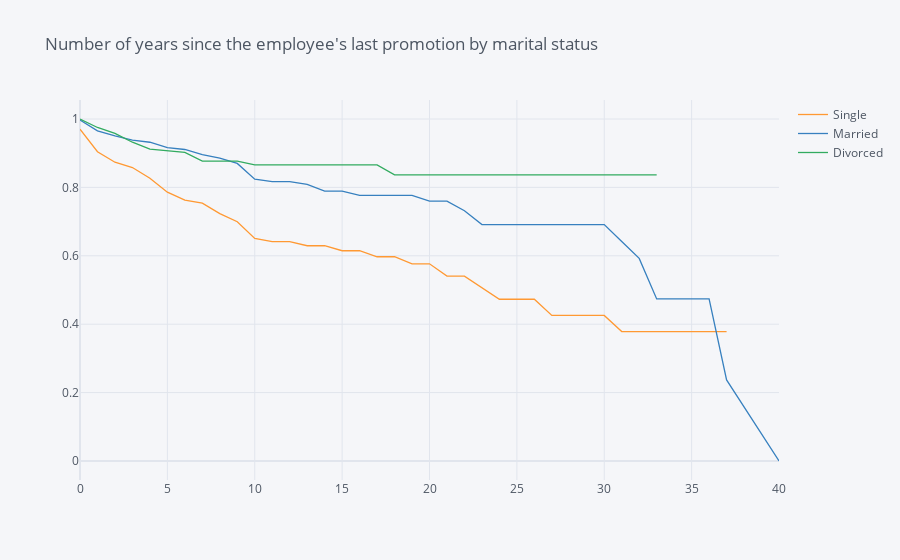
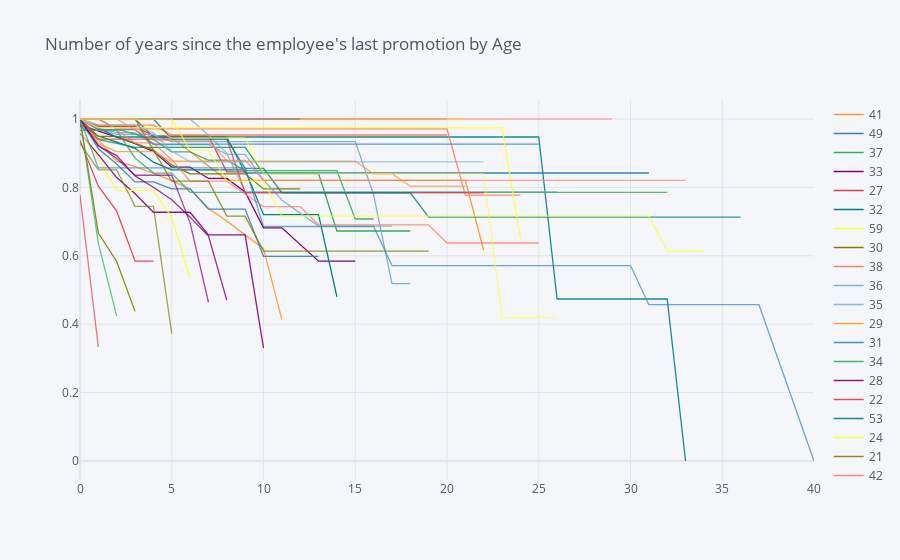

Write notebook code for charts like these, in order.
### Markdown cell above
## 5. Let's also look at the marital status curves by employee age. Generate and plot the survival curves showing retention rates by marital status and age.

### Code cell
survival(data, 'MaritalStatus', 'YearsAtCompany', 'Attrition').iplot(title = "Number of years since the employee's last promotion by marital status")
survival(data, 'Age', 'YearsAtCompany', 'Attrition').iplot(title = "Number of years since the employee's last promotion by Age")

### Figure 1 — Plotly figure (JSON) as saved in the notebook; plotly's stock layout.template omitted (floating-point values rounded to 4 significant figures)
{"data": [{"line": {"color": "rgba(255, 153, 51, 1.0)", "dash": "solid", "shape": "linear", "width": 1.3}, "mode": "lines", "name": "Single", "text": "", "type": "scatter", "x": [0, 1, 2, 3, 4, 5, 6, 7, 8, 9, 10, 11, 12, 13, 14, 15, 16, 17, 18, 19, 20, 21, 22, 23, 24, 25, 26, 27, 29, 30, 31, 32, 33, 34, 36, 37, 40], "y": [0.9702, 0.9044, 0.8736, 0.8581, 0.8268, 0.7861, 0.7628, 0.754, 0.7234, 0.6997, 0.6507, 0.6413, 0.6413, 0.6294, 0.6294, 0.6148, 0.6148, 0.5972, 0.5972, 0.5766, 0.5766, 0.5406, 0.5406, 0.5068, 0.473, 0.473, 0.473, 0.4257, 0.4257, 0.4257, 0.3784, 0.3784, 0.3784, 0.3784, 0.3784, 0.3784, ""]}, {"line": {"color": "rgba(55, 128, 191, 1.0)", "dash": "solid", "shape": "linear", "width": 1.3}, "mode": "lines", "name": "Married", "text": "", "type": "scatter", "x": [0, 1, 2, 3, 4, 5, 6, 7, 8, 9, 10, 11, 12, 13, 14, 15, 16, 17, 18, 19, 20, 21, 22, 23, 24, 25, 26, 27, 29, 30, 31, 32, 33, 34, 36, 37, 40], "y": [0.997, 0.9654, 0.9506, 0.9381, 0.932, 0.9164, 0.9109, 0.8958, 0.8858, 0.8702, 0.8239, 0.817, 0.817, 0.8086, 0.7894, 0.7894, 0.7768, 0.7768, 0.7768, 0.7768, 0.7599, 0.7599, 0.7318, 0.6911, 0.6911, 0.6911, 0.6911, 0.6911, 0.6911, 0.6911, 0.6418, 0.5924, 0.4739, 0.4739, 0.4739, 0.237, 0]}, {"line": {"color": "rgba(50, 171, 96, 1.0)", "dash": "solid", "shape": "linear", "width": 1.3}, "mode": "lines", "name": "Divorced", "text": "", "type": "scatter", "x": [0, 1, 2, 3, 4, 5, 6, 7, 8, 9, 10, 11, 12, 13, 14, 15, 16, 17, 18, 19, 20, 21, 22, 23, 24, 25, 26, 27, 29, 30, 31, 32, 33, 34, 36, 37, 40], "y": [1, 0.9752, 0.9581, 0.9321, 0.9122, 0.9078, 0.9021, 0.8769, 0.8769, 0.8769, 0.8657, 0.8657, 0.8657, 0.8657, 0.8657, 0.8657, 0.8657, 0.8657, 0.8368, 0.8368, 0.8368, 0.8368, 0.8368, 0.8368, 0.8368, 0.8368, 0.8368, 0.8368, 0.8368, 0.8368, 0.8368, 0.8368, 0.8368, "", "", "", ""]}], "layout": {"legend": {"bgcolor": "#F5F6F9", "font": {"color": "#4D5663"}}, "paper_bgcolor": "#F5F6F9", "plot_bgcolor": "#F5F6F9", "title": {"font": {"color": "#4D5663"}, "text": "Number of years since the employee's last promotion by marital status"}, "xaxis": {"gridcolor": "#E1E5ED", "showgrid": true, "tickfont": {"color": "#4D5663"}, "title": {"font": {"color": "#4D5663"}, "text": ""}, "zerolinecolor": "#E1E5ED"}, "yaxis": {"gridcolor": "#E1E5ED", "showgrid": true, "tickfont": {"color": "#4D5663"}, "title": {"font": {"color": "#4D5663"}, "text": ""}, "zerolinecolor": "#E1E5ED"}}}

### Figure 2 — Plotly figure (JSON) as saved in the notebook; plotly's stock layout.template omitted (floating-point values rounded to 4 significant figures)
{"data": [{"line": {"color": "rgba(255, 153, 51, 1.0)", "dash": "solid", "shape": "linear", "width": 1.3}, "mode": "lines", "name": "41", "text": "", "type": "scatter", "x": [0, 1, 2, 3, 4, 5, 6, 7, 8, 9, 10, 11, 12, 13, 14, 15, 16, 17, 18, 19, 20, 21, 22, 23, 24, 25, 26, 27, 29, 30, 31, 32, 33, 34, 36, 37, 40], "y": [1, 0.975, 0.975, 0.975, 0.9445, 0.9445, 0.9052, 0.864, 0.8208, 0.8208, 0.8208, 0.8208, 0.8208, 0.8208, 0.8208, 0.8208, 0.8208, 0.8208, 0.8208, 0.8208, 0.8208, 0.8208, 0.6156, "", "", "", "", "", "", "", "", "", "", "", "", "", ""]}, {"line": {"color": "rgba(55, 128, 191, 1.0)", "dash": "solid", "shape": "linear", "width": 1.3}, "mode": "lines", "name": "49", "text": "", "type": "scatter", "x": [0, 1, 2, 3, 4, 5, 6, 7, 8, 9, 10, 11, 12, 13, 14, 15, 16, 17, 18, 19, 20, 21, 22, 23, 24, 25, 26, 27, 29, 30, 31, 32, 33, 34, 36, 37, 40], "y": [1, 1, 1, 1, 0.9474, 0.9474, 0.9474, 0.9474, 0.9474, 0.8421, 0.8421, 0.8421, 0.8421, 0.8421, 0.8421, 0.8421, 0.8421, 0.8421, 0.8421, 0.8421, 0.8421, 0.8421, 0.8421, 0.8421, 0.8421, 0.8421, 0.8421, 0.8421, 0.8421, 0.8421, 0.8421, "", "", "", "", "", ""]}, {"line": {"color": "rgba(50, 171, 96, 1.0)", "dash": "solid", "shape": "linear", "width": 1.3}, "mode": "lines", "name": "37", "text": "", "type": "scatter", "x": [0, 1, 2, 3, 4, 5, 6, 7, 8, 9, 10, 11, 12, 13, 14, 15, 16, 17, 18, 19, 20, 21, 22, 23, 24, 25, 26, 27, 29, 30, 31, 32, 33, 34, 36, 37, 40], "y": [0.98, 0.94, 0.9285, 0.9171, 0.9171, 0.9171, 0.9171, 0.9171, 0.9171, 0.9171, 0.8407, 0.8407, 0.8407, 0.8407, 0.6725, 0.6725, 0.6725, 0.6725, 0.6725, "", "", "", "", "", "", "", "", "", "", "", "", "", "", "", "", "", ""]}, {"line": {"color": "rgba(128, 0, 128, 1.0)", "dash": "solid", "shape": "linear", "width": 1.3}, "mode": "lines", "name": "33", "text": "", "type": "scatter", "x": [0, 1, 2, 3, 4, 5, 6, 7, 8, 9, 10, 11, 12, 13, 14, 15, 16, 17, 18, 19, 20, 21, 22, 23, 24, 25, 26, 27, 29, 30, 31, 32, 33, 34, 36, 37, 40], "y": [0.9828, 0.9652, 0.947, 0.9277, 0.9056, 0.8591, 0.8591, 0.8261, 0.8261, 0.7868, 0.6819, 0.6819, 0.6332, 0.5845, 0.5845, 0.5845, "", "", "", "", "", "", "", "", "", "", "", "", "", "", "", "", "", "", "", "", ""]}, {"line": {"color": "rgba(219, 64, 82, 1.0)", "dash": "solid", "shape": "linear", "width": 1.3}, "mode": "lines", "name": "27", "text": "", "type": "scatter", "x": [0, 1, 2, 3, 4, 5, 6, 7, 8, 9, 10, 11, 12, 13, 14, 15, 16, 17, 18, 19, 20, 21, 22, 23, 24, 25, 26, 27, 29, 30, 31, 32, 33, 34, 36, 37, 40], "y": [1, 0.9787, 0.9787, 0.9787, 0.9508, 0.9508, 0.9508, 0.9508, 0.8451, 0.8451, "", "", "", "", "", "", "", "", "", "", "", "", "", "", "", "", "", "", "", "", "", "", "", "", "", "", ""]}, {"line": {"color": "rgba(0, 128, 128, 1.0)", "dash": "solid", "shape": "linear", "width": 1.3}, "mode": "lines", "name": "32", "text": "", "type": "scatter", "x": [0, 1, 2, 3, 4, 5, 6, 7, 8, 9, 10, 11, 12, 13, 14, 15, 16, 17, 18, 19, 20, 21, 22, 23, 24, 25, 26, 27, 29, 30, 31, 32, 33, 34, 36, 37, 40], "y": [0.9836, 0.9503, 0.9327, 0.9144, 0.8737, 0.8513, 0.8513, 0.8513, 0.8513, 0.8513, 0.7204, 0.7204, 0.7204, 0.7204, 0.4802, "", "", "", "", "", "", "", "", "", "", "", "", "", "", "", "", "", "", "", "", "", ""]}, {"line": {"color": "rgba(255, 255, 51, 1.0)", "dash": "solid", "shape": "linear", "width": 1.3}, "mode": "lines", "name": "59", "text": "", "type": "scatter", "x": [0, 1, 2, 3, 4, 5, 6, 7, 8, 9, 10, 11, 12, 13, 14, 15, 16, 17, 18, 19, 20, 21, 22, 23, 24, 25, 26, 27, 29, 30, 31, 32, 33, 34, 36, 37, 40], "y": [1, 1, 1, 1, 1, 1, 1, 1, 1, 1, 1, 1, 1, 1, 1, 1, 1, 1, 1, 1, 1, 1, "", "", "", "", "", "", "", "", "", "", "", "", "", "", ""]}, {"line": {"color": "rgba(128, 128, 0, 1.0)", "dash": "solid", "shape": "linear", "width": 1.3}, "mode": "lines", "name": "30", "text": "", "type": "scatter", "x": [0, 1, 2, 3, 4, 5, 6, 7, 8, 9, 10, 11, 12, 13, 14, 15, 16, 17, 18, 19, 20, 21, 22, 23, 24, 25, 26, 27, 29, 30, 31, 32, 33, 34, 36, 37, 40], "y": [1, 0.9492, 0.9492, 0.9298, 0.9091, 0.8658, 0.8396, 0.8396, 0.8396, 0.8396, 0.7954, 0.7954, 0.7954, "", "", "", "", "", "", "", "", "", "", "", "", "", "", "", "", "", "", "", "", "", "", "", ""]}, {"line": {"color": "rgba(251, 128, 114, 1.0)", "dash": "solid", "shape": "linear", "width": 1.3}, "mode": "lines", "name": "38", "text": "", "type": "scatter", "x": [0, 1, 2, 3, 4, 5, 6, 7, 8, 9, 10, 11, 12, 13, 14, 15, 16, 17, 18, 19, 20, 21, 22, 23, 24, 25, 26, 27, 29, 30, 31, 32, 33, 34, 36, 37, 40], "y": [1, 0.9821, 0.9821, 0.9821, 0.9821, 0.9533, 0.9533, 0.9533, 0.9533, 0.9533, 0.9533, 0.9533, 0.9533, 0.9533, 0.9533, 0.9533, 0.9533, 0.9533, 0.9533, 0.9533, 0.9533, "", "", "", "", "", "", "", "", "", "", "", "", "", "", "", ""]}, {"line": {"color": "rgba(128, 177, 211, 1.0)", "dash": "solid", "shape": "linear", "width": 1.3}, "mode": "lines", "name": "36", "text": "", "type": "scatter", "x": [0, 1, 2, 3, 4, 5, 6, 7, 8, 9, 10, 11, 12, 13, 14, 15, 16, 17, 18, 19, 20, 21, 22, 23, 24, 25, 26, 27, 29, 30, 31, 32, 33, 34, 36, 37, 40], "y": [1, 0.971, 0.9548, 0.9548, 0.9548, 0.9341, 0.9341, 0.9341, 0.9341, 0.9341, 0.9341, 0.9341, 0.9341, 0.9341, 0.9341, 0.9341, 0.7784, 0.5189, 0.5189, "", "", "", "", "", "", "", "", "", "", "", "", "", "", "", "", "", ""]}, {"line": {"color": "rgba(128, 177, 211, 0.8999999999999999)", "dash": "solid", "shape": "linear", "width": 1.3}, "mode": "lines", "name": "35", "text": "", "type": "scatter", "x": [0, 1, 2, 3, 4, 5, 6, 7, 8, 9, 10, 11, 12, 13, 14, 15, 16, 17, 18, 19, 20, 21, 22, 23, 24, 25, 26, 27, 29, 30, 31, 32, 33, 34, 36, 37, 40], "y": [1, 0.9744, 0.9602, 0.9602, 0.9253, 0.9253, 0.9253, 0.9253, 0.8964, 0.8964, 0.8217, 0.763, 0.7249, 0.6867, 0.6867, 0.6867, 0.6867, 0.6867, "", "", "", "", "", "", "", "", "", "", "", "", "", "", "", "", "", "", ""]}, {"line": {"color": "rgba(255, 153, 51, 0.8999999999999999)", "dash": "solid", "shape": "linear", "width": 1.3}, "mode": "lines", "name": "29", "text": "", "type": "scatter", "x": [0, 1, 2, 3, 4, 5, 6, 7, 8, 9, 10, 11, 12, 13, 14, 15, 16, 17, 18, 19, 20, 21, 22, 23, 24, 25, 26, 27, 29, 30, 31, 32, 33, 34, 36, 37, 40], "y": [0.9853, 0.9405, 0.8767, 0.8605, 0.841, 0.8199, 0.7951, 0.7383, 0.7014, 0.6624, 0.621, 0.414, "", "", "", "", "", "", "", "", "", "", "", "", "", "", "", "", "", "", "", "", "", "", "", "", ""]}, {"line": {"color": "rgba(55, 128, 191, 0.8999999999999999)", "dash": "solid", "shape": "linear", "width": 1.3}, "mode": "lines", "name": "31", "text": "", "type": "scatter", "x": [0, 1, 2, 3, 4, 5, 6, 7, 8, 9, 10, 11, 12, 13, 14, 15, 16, 17, 18, 19, 20, 21, 22, 23, 24, 25, 26, 27, 29, 30, 31, 32, 33, 34, 36, 37, 40], "y": [1, 0.913, 0.8681, 0.8161, 0.8161, 0.7957, 0.7957, 0.7367, 0.7367, 0.7367, 0.5986, 0.5986, 0.5986, 0.5986, "", "", "", "", "", "", "", "", "", "", "", "", "", "", "", "", "", "", "", "", "", "", ""]}, {"line": {"color": "rgba(50, 171, 96, 0.8999999999999999)", "dash": "solid", "shape": "linear", "width": 1.3}, "mode": "lines", "name": "34", "text": "", "type": "scatter", "x": [0, 1, 2, 3, 4, 5, 6, 7, 8, 9, 10, 11, 12, 13, 14, 15, 16, 17, 18, 19, 20, 21, 22, 23, 24, 25, 26, 27, 29, 30, 31, 32, 33, 34, 36, 37, 40], "y": [1, 1, 0.9714, 0.9565, 0.94, 0.9038, 0.9038, 0.8794, 0.8794, 0.8491, 0.8491, 0.8491, 0.8491, 0.8491, 0.8491, 0.7076, 0.7076, "", "", "", "", "", "", "", "", "", "", "", "", "", "", "", "", "", "", "", ""]}, {"line": {"color": "rgba(128, 0, 128, 0.8999999999999999)", "dash": "solid", "shape": "linear", "width": 1.3}, "mode": "lines", "name": "28", "text": "", "type": "scatter", "x": [0, 1, 2, 3, 4, 5, 6, 7, 8, 9, 10, 11, 12, 13, 14, 15, 16, 17, 18, 19, 20, 21, 22, 23, 24, 25, 26, 27, 29, 30, 31, 32, 33, 34, 36, 37, 40], "y": [0.9583, 0.8958, 0.8286, 0.7813, 0.7274, 0.7274, 0.7274, 0.6613, 0.6613, 0.6613, 0.3306, "", "", "", "", "", "", "", "", "", "", "", "", "", "", "", "", "", "", "", "", "", "", "", "", "", ""]}, {"line": {"color": "rgba(219, 64, 82, 0.8999999999999999)", "dash": "solid", "shape": "linear", "width": 1.3}, "mode": "lines", "name": "22", "text": "", "type": "scatter", "x": [0, 1, 2, 3, 4, 5, 6, 7, 8, 9, 10, 11, 12, 13, 14, 15, 16, 17, 18, 19, 20, 21, 22, 23, 24, 25, 26, 27, 29, 30, 31, 32, 33, 34, 36, 37, 40], "y": [0.9375, 0.8036, 0.7305, 0.5844, 0.5844, "", "", "", "", "", "", "", "", "", "", "", "", "", "", "", "", "", "", "", "", "", "", "", "", "", "", "", "", "", "", "", ""]}, {"line": {"color": "rgba(0, 128, 128, 0.8999999999999999)", "dash": "solid", "shape": "linear", "width": 1.3}, "mode": "lines", "name": "53", "text": "", "type": "scatter", "x": [0, 1, 2, 3, 4, 5, 6, 7, 8, 9, 10, 11, 12, 13, 14, 15, 16, 17, 18, 19, 20, 21, 22, 23, 24, 25, 26, 27, 29, 30, 31, 32, 33, 34, 36, 37, 40], "y": [1, 0.9737, 0.9474, 0.9474, 0.9474, 0.9474, 0.9474, 0.9474, 0.9474, 0.9474, 0.9474, 0.9474, 0.9474, 0.9474, 0.9474, 0.9474, 0.9474, 0.9474, 0.9474, 0.9474, 0.9474, 0.9474, 0.9474, 0.9474, 0.9474, 0.9474, 0.4737, 0.4737, 0.4737, 0.4737, 0.4737, 0.4737, 0, "", "", "", ""]}, {"line": {"color": "rgba(255, 255, 51, 0.8999999999999999)", "dash": "solid", "shape": "linear", "width": 1.3}, "mode": "lines", "name": "24", "text": "", "type": "scatter", "x": [0, 1, 2, 3, 4, 5, 6, 7, 8, 9, 10, 11, 12, 13, 14, 15, 16, 17, 18, 19, 20, 21, 22, 23, 24, 25, 26, 27, 29, 30, 31, 32, 33, 34, 36, 37, 40], "y": [0.9615, 0.8846, 0.7915, 0.7915, 0.7915, 0.7123, 0.5343, "", "", "", "", "", "", "", "", "", "", "", "", "", "", "", "", "", "", "", "", "", "", "", "", "", "", "", "", "", ""]}, {"line": {"color": "rgba(128, 128, 0, 0.8999999999999999)", "dash": "solid", "shape": "linear", "width": 1.3}, "mode": "lines", "name": "21", "text": "", "type": "scatter", "x": [0, 1, 2, 3, 4, 5, 6, 7, 8, 9, 10, 11, 12, 13, 14, 15, 16, 17, 18, 19, 20, 21, 22, 23, 24, 25, 26, 27, 29, 30, 31, 32, 33, 34, 36, 37, 40], "y": [1, 0.6667, 0.5833, 0.4375, "", "", "", "", "", "", "", "", "", "", "", "", "", "", "", "", "", "", "", "", "", "", "", "", "", "", "", "", "", "", "", "", ""]}, {"line": {"color": "rgba(251, 128, 114, 0.8999999999999999)", "dash": "solid", "shape": "linear", "width": 1.3}, "mode": "lines", "name": "42", "text": "", "type": "scatter", "x": [0, 1, 2, 3, 4, 5, 6, 7, 8, 9, 10, 11, 12, 13, 14, 15, 16, 17, 18, 19, 20, 21, 22, 23, 24, 25, 26, 27, 29, 30, 31, 32, 33, 34, 36, 37, 40], "y": [1, 1, 0.9714, 0.9714, 0.9714, 0.9714, 0.9714, 0.9714, 0.9714, 0.9714, 0.9714, 0.9714, 0.9714, 0.9714, 0.9714, 0.9714, 0.9714, 0.9714, 0.9714, 0.9714, 0.9714, 0.7771, 0.7771, 0.7771, 0.7771, "", "", "", "", "", "", "", "", "", "", "", ""]}, {"line": {"color": "rgba(251, 128, 114, 0.7999999999999998)", "dash": "solid", "shape": "linear", "width": 1.3}, "mode": "lines", "name": "44", "text": "", "type": "scatter", "x": [0, 1, 2, 3, 4, 5, 6, 7, 8, 9, 10, 11, 12, 13, 14, 15, 16, 17, 18, 19, 20, 21, 22, 23, 24, 25, 26, 27, 29, 30, 31, 32, 33, 34, 36, 37, 40], "y": [1, 0.9688, 0.9688, 0.93, 0.93, 0.8811, 0.8181, 0.8181, 0.8181, 0.7809, 0.7437, 0.7437, 0.7437, 0.6906, 0.6906, 0.6906, 0.6906, 0.6906, 0.6906, 0.6906, 0.6375, 0.6375, 0.6375, 0.6375, 0.6375, 0.6375, "", "", "", "", "", "", "", "", "", "", ""]}, {"line": {"color": "rgba(128, 177, 211, 0.7999999999999998)", "dash": "solid", "shape": "linear", "width": 1.3}, "mode": "lines", "name": "46", "text": "", "type": "scatter", "x": [0, 1, 2, 3, 4, 5, 6, 7, 8, 9, 10, 11, 12, 13, 14, 15, 16, 17, 18, 19, 20, 21, 22, 23, 24, 25, 26, 27, 29, 30, 31, 32, 33, 34, 36, 37, 40], "y": [1, 1, 1, 1, 1, 1, 1, 0.9524, 0.8995, 0.787, 0.787, 0.787, 0.787, 0.787, 0.787, 0.787, 0.787, 0.787, 0.787, 0.787, 0.787, 0.787, 0.787, 0.787, 0.787, 0.787, 0.787, "", "", "", "", "", "", "", "", "", ""]}, {"line": {"color": "rgba(255, 153, 51, 0.7999999999999998)", "dash": "solid", "shape": "linear", "width": 1.3}, "mode": "lines", "name": "39", "text": "", "type": "scatter", "x": [0, 1, 2, 3, 4, 5, 6, 7, 8, 9, 10, 11, 12, 13, 14, 15, 16, 17, 18, 19, 20, 21, 22, 23, 24, 25, 26, 27, 29, 30, 31, 32, 33, 34, 36, 37, 40], "y": [1, 0.9286, 0.9048, 0.9048, 0.9048, 0.8765, 0.8765, 0.8765, 0.8765, 0.8765, 0.8765, 0.8765, 0.8765, 0.8765, 0.8765, 0.8765, 0.84, 0.84, 0.8034, 0.8034, 0.8034, 0.8034, "", "", "", "", "", "", "", "", "", "", "", "", "", "", ""]}, {"line": {"color": "rgba(55, 128, 191, 0.7999999999999998)", "dash": "solid", "shape": "linear", "width": 1.3}, "mode": "lines", "name": "43", "text": "", "type": "scatter", "x": [0, 1, 2, 3, 4, 5, 6, 7, 8, 9, 10, 11, 12, 13, 14, 15, 16, 17, 18, 19, 20, 21, 22, 23, 24, 25, 26, 27, 29, 30, 31, 32, 33, 34, 36, 37, 40], "y": [1, 0.9688, 0.9688, 0.9688, 0.9266, 0.9266, 0.9266, 0.9266, 0.9266, 0.9266, 0.9266, 0.9266, 0.9266, 0.9266, 0.9266, 0.9266, 0.9266, 0.9266, 0.9266, 0.9266, 0.9266, 0.9266, 0.9266, 0.9266, 0.9266, 0.9266, "", "", "", "", "", "", "", "", "", "", ""]}, {"line": {"color": "rgba(50, 171, 96, 0.7999999999999998)", "dash": "solid", "shape": "linear", "width": 1.3}, "mode": "lines", "name": "50", "text": "", "type": "scatter", "x": [0, 1, 2, 3, 4, 5, 6, 7, 8, 9, 10, 11, 12, 13, 14, 15, 16, 17, 18, 19, 20, 21, 22, 23, 24, 25, 26, 27, 29, 30, 31, 32, 33, 34, 36, 37, 40], "y": [0.9667, 0.9667, 0.9667, 0.8861, 0.8418, 0.8418, 0.7857, 0.7857, 0.7857, 0.7857, 0.7857, 0.7857, 0.7857, 0.7857, 0.7857, 0.7857, 0.7857, 0.7857, 0.7857, 0.7857, 0.7857, 0.7857, 0.7857, 0.7857, 0.7857, 0.7857, 0.7857, 0.7857, 0.7857, 0.7857, 0.7857, 0.7857, "", "", "", "", ""]}, {"line": {"color": "rgba(128, 0, 128, 0.7999999999999998)", "dash": "solid", "shape": "linear", "width": 1.3}, "mode": "lines", "name": "26", "text": "", "type": "scatter", "x": [0, 1, 2, 3, 4, 5, 6, 7, 8, 9, 10, 11, 12, 13, 14, 15, 16, 17, 18, 19, 20, 21, 22, 23, 24, 25, 26, 27, 29, 30, 31, 32, 33, 34, 36, 37, 40], "y": [1, 0.9211, 0.8931, 0.8336, 0.8003, 0.7639, 0.713, 0.6581, 0.4701, "", "", "", "", "", "", "", "", "", "", "", "", "", "", "", "", "", "", "", "", "", "", "", "", "", "", "", ""]}, {"line": {"color": "rgba(219, 64, 82, 0.7999999999999998)", "dash": "solid", "shape": "linear", "width": 1.3}, "mode": "lines", "name": "48", "text": "", "type": "scatter", "x": [0, 1, 2, 3, 4, 5, 6, 7, 8, 9, 10, 11, 12, 13, 14, 15, 16, 17, 18, 19, 20, 21, 22, 23, 24, 25, 26, 27, 29, 30, 31, 32, 33, 34, 36, 37, 40], "y": [1, 0.9412, 0.9412, 0.9412, 0.9412, 0.9412, 0.9412, 0.9412, 0.9412, 0.7843, 0.7843, 0.7843, 0.7843, 0.7843, 0.7843, 0.7843, 0.7843, 0.7843, 0.7843, 0.7843, 0.7843, 0.7843, 0.7843, "", "", "", "", "", "", "", "", "", "", "", "", "", ""]}, {"line": {"color": "rgba(0, 128, 128, 0.7999999999999998)", "dash": "solid", "shape": "linear", "width": 1.3}, "mode": "lines", "name": "55", "text": "", "type": "scatter", "x": [0, 1, 2, 3, 4, 5, 6, 7, 8, 9, 10, 11, 12, 13, 14, 15, 16, 17, 18, 19, 20, 21, 22, 23, 24, 25, 26, 27, 29, 30, 31, 32, 33, 34, 36, 37, 40], "y": [1, 1, 1, 1, 1, 0.9412, 0.9412, 0.9412, 0.9412, 0.8556, 0.8556, 0.7843, 0.7843, 0.7843, 0.7843, 0.7843, 0.7843, 0.7843, 0.7843, 0.713, 0.713, 0.713, 0.713, 0.713, 0.713, 0.713, 0.713, 0.713, 0.713, 0.713, 0.713, 0.713, 0.713, 0.713, 0.713, "", ""]}, {"line": {"color": "rgba(255, 255, 51, 0.7999999999999998)", "dash": "solid", "shape": "linear", "width": 1.3}, "mode": "lines", "name": "45", "text": "", "type": "scatter", "x": [0, 1, 2, 3, 4, 5, 6, 7, 8, 9, 10, 11, 12, 13, 14, 15, 16, 17, 18, 19, 20, 21, 22, 23, 24, 25, 26, 27, 29, 30, 31, 32, 33, 34, 36, 37, 40], "y": [1, 0.9744, 0.9744, 0.9744, 0.9744, 0.9744, 0.9744, 0.9744, 0.9744, 0.9744, 0.9744, 0.9744, 0.9744, 0.9744, 0.9744, 0.9744, 0.9744, 0.9744, 0.9744, 0.9744, 0.9744, 0.9744, 0.9744, 0.9744, 0.6496, "", "", "", "", "", "", "", "", "", "", "", ""]}, {"line": {"color": "rgba(128, 128, 0, 0.7999999999999998)", "dash": "solid", "shape": "linear", "width": 1.3}, "mode": "lines", "name": "56", "text": "", "type": "scatter", "x": [0, 1, 2, 3, 4, 5, 6, 7, 8, 9, 10, 11, 12, 13, 14, 15, 16, 17, 18, 19, 20, 21, 22, 23, 24, 25, 26, 27, 29, 30, 31, 32, 33, 34, 36, 37, 40], "y": [1, 1, 1, 1, 0.9091, 0.8182, 0.8182, 0.8182, 0.7159, 0.7159, 0.6136, 0.6136, 0.6136, 0.6136, 0.6136, 0.6136, 0.6136, 0.6136, 0.6136, 0.6136, "", "", "", "", "", "", "", "", "", "", "", "", "", "", "", "", ""]}, {"line": {"color": "rgba(128, 128, 0, 0.7)", "dash": "solid", "shape": "linear", "width": 1.3}, "mode": "lines", "name": "23", "text": "", "type": "scatter", "x": [0, 1, 2, 3, 4, 5, 6, 7, 8, 9, 10, 11, 12, 13, 14, 15, 16, 17, 18, 19, 20, 21, 22, 23, 24, 25, 26, 27, 29, 30, 31, 32, 33, 34, 36, 37, 40], "y": [0.9286, 0.8512, 0.8512, 0.7448, 0.7448, 0.3724, "", "", "", "", "", "", "", "", "", "", "", "", "", "", "", "", "", "", "", "", "", "", "", "", "", "", "", "", "", "", ""]}, {"line": {"color": "rgba(251, 128, 114, 0.7)", "dash": "solid", "shape": "linear", "width": 1.3}, "mode": "lines", "name": "51", "text": "", "type": "scatter", "x": [0, 1, 2, 3, 4, 5, 6, 7, 8, 9, 10, 11, 12, 13, 14, 15, 16, 17, 18, 19, 20, 21, 22, 23, 24, 25, 26, 27, 29, 30, 31, 32, 33, 34, 36, 37, 40], "y": [1, 1, 1, 0.9688, 0.9375, 0.9375, 0.9375, 0.9375, 0.8789, 0.8789, 0.8203, 0.8203, 0.8203, 0.8203, 0.8203, 0.8203, 0.8203, 0.8203, 0.8203, 0.8203, 0.8203, 0.8203, 0.8203, 0.8203, 0.8203, 0.8203, 0.8203, 0.8203, 0.8203, 0.8203, 0.8203, 0.8203, 0.8203, "", "", "", ""]}, {"line": {"color": "rgba(128, 177, 211, 0.7)", "dash": "solid", "shape": "linear", "width": 1.3}, "mode": "lines", "name": "40", "text": "", "type": "scatter", "x": [0, 1, 2, 3, 4, 5, 6, 7, 8, 9, 10, 11, 12, 13, 14, 15, 16, 17, 18, 19, 20, 21, 22, 23, 24, 25, 26, 27, 29, 30, 31, 32, 33, 34, 36, 37, 40], "y": [1, 0.9821, 0.9821, 0.9821, 0.9593, 0.906, 0.8748, 0.8748, 0.8748, 0.8748, 0.8748, 0.8748, 0.8748, 0.8748, 0.8748, 0.8748, 0.8748, 0.8748, 0.8748, 0.8748, 0.8748, 0.8748, 0.8748, "", "", "", "", "", "", "", "", "", "", "", "", "", ""]}, {"line": {"color": "rgba(255, 153, 51, 0.7)", "dash": "solid", "shape": "linear", "width": 1.3}, "mode": "lines", "name": "54", "text": "", "type": "scatter", "x": [0, 1, 2, 3, 4, 5, 6, 7, 8, 9, 10, 11, 12, 13, 14, 15, 16, 17, 18, 19, 20, 21, 22, 23, 24, 25, 26, 27, 29, 30, 31, 32, 33, 34, 36, 37, 40], "y": [1, 1, 1, 1, 1, 1, 1, 1, 1, 1, 1, 1, 1, 1, 1, 1, 1, 1, 1, 1, 1, "", "", "", "", "", "", "", "", "", "", "", "", "", "", "", ""]}, {"line": {"color": "rgba(55, 128, 191, 0.7)", "dash": "solid", "shape": "linear", "width": 1.3}, "mode": "lines", "name": "58", "text": "", "type": "scatter", "x": [0, 1, 2, 3, 4, 5, 6, 7, 8, 9, 10, 11, 12, 13, 14, 15, 16, 17, 18, 19, 20, 21, 22, 23, 24, 25, 26, 27, 29, 30, 31, 32, 33, 34, 36, 37, 40], "y": [1, 0.8571, 0.8571, 0.8571, 0.8571, 0.8571, 0.8571, 0.8571, 0.8571, 0.8571, 0.6857, 0.6857, 0.6857, 0.6857, 0.6857, 0.6857, 0.6857, 0.5714, 0.5714, 0.5714, 0.5714, 0.5714, 0.5714, 0.5714, 0.5714, 0.5714, 0.5714, 0.5714, 0.5714, 0.5714, 0.4571, 0.4571, 0.4571, 0.4571, 0.4571, 0.4571, 0]}, {"line": {"color": "rgba(50, 171, 96, 0.7)", "dash": "solid", "shape": "linear", "width": 1.3}, "mode": "lines", "name": "20", "text": "", "type": "scatter", "x": [0, 1, 2, 3, 4, 5, 6, 7, 8, 9, 10, 11, 12, 13, 14, 15, 16, 17, 18, 19, 20, 21, 22, 23, 24, 25, 26, 27, 29, 30, 31, 32, 33, 34, 36, 37, 40], "y": [1, 0.6364, 0.4242, "", "", "", "", "", "", "", "", "", "", "", "", "", "", "", "", "", "", "", "", "", "", "", "", "", "", "", "", "", "", "", "", "", ""]}, {"line": {"color": "rgba(128, 0, 128, 0.7)", "dash": "solid", "shape": "linear", "width": 1.3}, "mode": "lines", "name": "25", "text": "", "type": "scatter", "x": [0, 1, 2, 3, 4, 5, 6, 7, 8, 9, 10, 11, 12, 13, 14, 15, 16, 17, 18, 19, 20, 21, 22, 23, 24, 25, 26, 27, 29, 30, 31, 32, 33, 34, 36, 37, 40], "y": [1, 0.9231, 0.8846, 0.8355, 0.8355, 0.8355, 0.6962, 0.4642, "", "", "", "", "", "", "", "", "", "", "", "", "", "", "", "", "", "", "", "", "", "", "", "", "", "", "", "", ""]}, {"line": {"color": "rgba(219, 64, 82, 0.7)", "dash": "solid", "shape": "linear", "width": 1.3}, "mode": "lines", "name": "19", "text": "", "type": "scatter", "x": [0, 1, 2, 3, 4, 5, 6, 7, 8, 9, 10, 11, 12, 13, 14, 15, 16, 17, 18, 19, 20, 21, 22, 23, 24, 25, 26, 27, 29, 30, 31, 32, 33, 34, 36, 37, 40], "y": [0.7778, 0.3333, "", "", "", "", "", "", "", "", "", "", "", "", "", "", "", "", "", "", "", "", "", "", "", "", "", "", "", "", "", "", "", "", "", "", ""]}, {"line": {"color": "rgba(0, 128, 128, 0.7)", "dash": "solid", "shape": "linear", "width": 1.3}, "mode": "lines", "name": "57", "text": "", "type": "scatter", "x": [0, 1, 2, 3, 4, 5, 6, 7, 8, 9, 10, 11, 12, 13, 14, 15, 16, 17, 18, 19, 20, 21, 22, 23, 24, 25, 26, 27, 29, 30, 31, 32, 33, 34, 36, 37, 40], "y": [1, 1, 1, 1, 1, 1, 1, 1, 1, 1, 1, 1, 1, "", "", "", "", "", "", "", "", "", "", "", "", "", "", "", "", "", "", "", "", "", "", "", ""]}, {"line": {"color": "rgba(255, 255, 51, 0.7)", "dash": "solid", "shape": "linear", "width": 1.3}, "mode": "lines", "name": "52", "text": "", "type": "scatter", "x": [0, 1, 2, 3, 4, 5, 6, 7, 8, 9, 10, 11, 12, 13, 14, 15, 16, 17, 18, 19, 20, 21, 22, 23, 24, 25, 26, 27, 29, 30, 31, 32, 33, 34, 36, 37, 40], "y": [1, 1, 1, 1, 1, 1, 0.9091, 0.9091, 0.8182, 0.8182, 0.8182, 0.7159, 0.7159, 0.7159, 0.7159, 0.7159, 0.7159, 0.7159, 0.7159, 0.7159, 0.7159, 0.7159, 0.7159, 0.7159, 0.7159, 0.7159, 0.7159, 0.7159, 0.7159, 0.7159, 0.7159, 0.6136, 0.6136, 0.6136, "", "", ""]}, {"line": {"color": "rgba(255, 255, 51, 0.5999999999999999)", "dash": "solid", "shape": "linear", "width": 1.3}, "mode": "lines", "name": "47", "text": "", "type": "scatter", "x": [0, 1, 2, 3, 4, 5, 6, 7, 8, 9, 10, 11, 12, 13, 14, 15, 16, 17, 18, 19, 20, 21, 22, 23, 24, 25, 26, 27, 29, 30, 31, 32, 33, 34, 36, 37, 40], "y": [1, 1, 1, 1, 0.9722, 0.9444, 0.9444, 0.9444, 0.9444, 0.9444, 0.8395, 0.8395, 0.8395, 0.8395, 0.8395, 0.8395, 0.8395, 0.8395, 0.8395, 0.8395, 0.8395, 0.8395, 0.8395, 0.4198, 0.4198, 0.4198, 0.4198, "", "", "", "", "", "", "", "", "", ""]}, {"line": {"color": "rgba(128, 128, 0, 0.5999999999999999)", "dash": "solid", "shape": "linear", "width": 1.3}, "mode": "lines", "name": "18", "text": "", "type": "scatter", "x": [0, 1, 2, 3, 4, 5, 6, 7, 8, 9, 10, 11, 12, 13, 14, 15, 16, 17, 18, 19, 20, 21, 22, 23, 24, 25, 26, 27, 29, 30, 31, 32, 33, 34, 36, 37, 40], "y": [0.5, "", "", "", "", "", "", "", "", "", "", "", "", "", "", "", "", "", "", "", "", "", "", "", "", "", "", "", "", "", "", "", "", "", "", "", ""]}, {"line": {"color": "rgba(251, 128, 114, 0.5999999999999999)", "dash": "solid", "shape": "linear", "width": 1.3}, "mode": "lines", "name": "60", "text": "", "type": "scatter", "x": [0, 1, 2, 3, 4, 5, 6, 7, 8, 9, 10, 11, 12, 13, 14, 15, 16, 17, 18, 19, 20, 21, 22, 23, 24, 25, 26, 27, 29, 30, 31, 32, 33, 34, 36, 37, 40], "y": [1, 1, 1, 1, 1, 1, 1, 1, 1, 1, 1, 1, 1, 1, 1, 1, 1, 1, 1, 1, 1, 1, 1, 1, 1, 1, 1, 1, 1, "", "", "", "", "", "", "", ""]}], "layout": {"legend": {"bgcolor": "#F5F6F9", "font": {"color": "#4D5663"}}, "paper_bgcolor": "#F5F6F9", "plot_bgcolor": "#F5F6F9", "title": {"font": {"color": "#4D5663"}, "text": "Number of years since the employee's last promotion by Age"}, "xaxis": {"gridcolor": "#E1E5ED", "showgrid": true, "tickfont": {"color": "#4D5663"}, "title": {"font": {"color": "#4D5663"}, "text": ""}, "zerolinecolor": "#E1E5ED"}, "yaxis": {"gridcolor": "#E1E5ED", "showgrid": true, "tickfont": {"color": "#4D5663"}, "title": {"font": {"color": "#4D5663"}, "text": ""}, "zerolinecolor": "#E1E5ED"}}}
